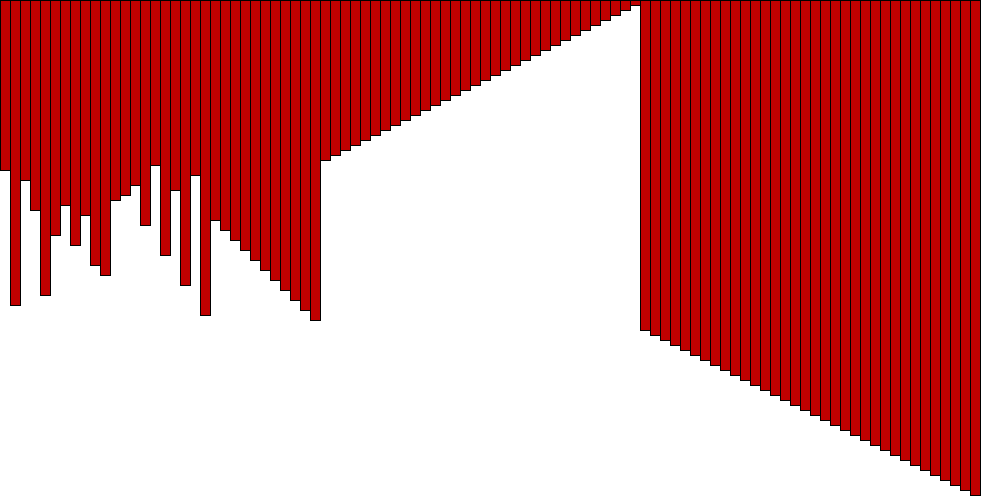
Frame 1 (no input)
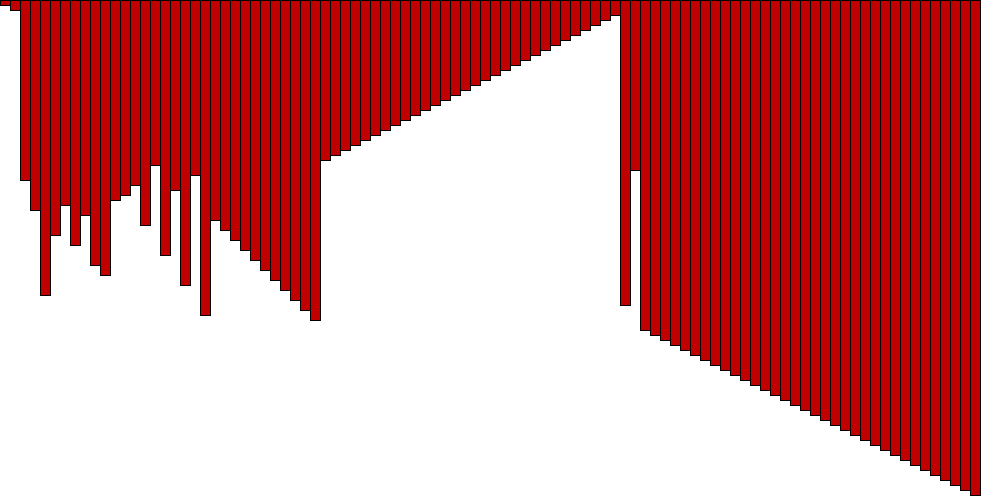
Frame 60 (the mouse pressed at the canvas centre just before this capture)
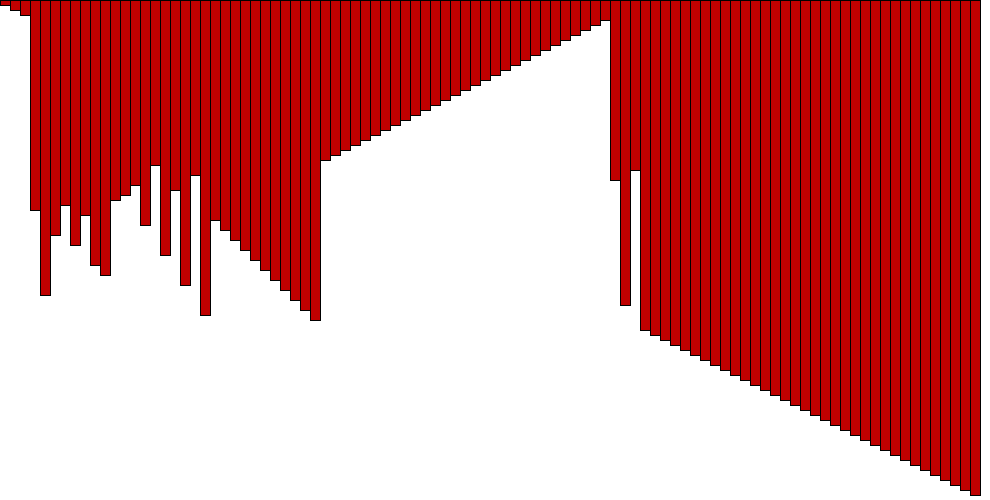
Frame 120 (the mouse held since frame 60 and released just before this capture)

The Processing sketch that drew these frames (run headless with seeded random() and noise(); from frame 60 on, the mouse is pressed at the canvas centre):

// Processing sketch: processing_81405
// ── processing_81405.pde

/*
title: A3‐01
 
 description: Using procedural programming, generate a vector (one‐dimensional array) 
 that contains all the integers between [1:99] in random order and create an animation
 that visualizes a sorting algorithm while it orders them in increasing order.
 
 created: November 8th, 2012
 by: Xiaolan Wang xiaolanw@sfu.ca
 */


//globle varibles
int[] arr;
int len;
int size;
int left;
int right;

//initialize sketch
void setup() {
  //set sketch size and background color
  size(990, 500);
  background(255);
  //initialize the len, size
  len = 99;
  size = 99;

  //generate an array contains all the integers between [1:99] in random order
  //by using generateRandomArray() function
  arr = generateRandomArray();

  // start another thread "quickSort" to order the array in increasing order.
  thread("quickSort");
}

void draw() {
  // update background
  background(255);
  // call drawRect() to visulize the current arr
  drawRect(arr);
}

//function for generating an array including 1-99 in random order
int[] generateRandomArray() {
  // create an array original[], its type is int, its length is the value of len.
  int original[] = new int[len];  
  // assign 1-99 to original[]
  for (int i=0; i!= len; ++i)
    original[i] = i+1;

  // random number r which is between 0 and 100
  int r = int(random(0, 100));

  for (int i=0; i!=len; ++i) {
    //choose a random position
    int tmp = r%size;
    if (tmp < 0)
      tmp = -tmp;

    //copy the random value to output array
    int t =original[tmp];
    original[tmp] = original[size-1];
    original[size-1]=t;

    size--;
  }

  return original;
}

/* this function partition for returning the pivot 
  which is superior than the values on its let
  and interior than the ones on the its right
*/

int partition(int[] arr, int left, int right)
{
  int i = left, j = right;
  int tmp;
  int pivot = arr[(left + right) / 2];
  //adjust the array from left to right by pivot
  while (i <= j) {
    //find the first value >= pivot in the left
    while (arr[i] < pivot)
      i++;
    //find the first value <= pivot in the right
    while (arr[j] > pivot)
      j--;
    //swap the value
    if (i <= j) {
      tmp = arr[i];
      arr[i] = arr[j];
      arr[j] = tmp;
      i++;
      j--;
      delay(1000);
    }
  };

  return i;
}

void quickSort() {
  quickSort(arr, 0, len-1);
}

// quick sort procedure
void quickSort(int[] arr, int left, int right) {
  //find partition index
  int  index = partition(arr, left, right);
  //quicksort the array from left to index-1
  if (left < index - 1) {
    quickSort(arr, left, index - 1);
  }
  //quicksort the array from index to right
  if (index < right) {
    quickSort(arr, index, right);
  }
}

//procedure for drawing rectangles to visulize the current array
void drawRect(int[] arr) {
  // use for-loop to read all the numbers in array
  for (int i=0;i!=len-1;++i) {
    // fill the rectangles in red
    fill(192, 0, 0);
    // draw rectangles
    rect(i*width/len, 0, width/len, arr[i]*5);
  }
}
